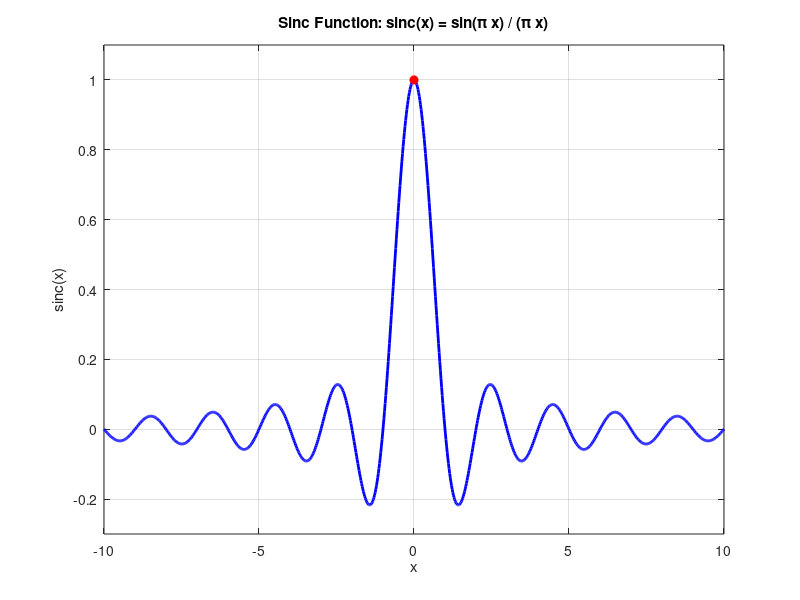

MATLAB code to generate this figure:
clc; clear; close all;

% x 값 설정
x = linspace(-10, 10, 1000); % -10부터 10까지 1000개의 점

% sinc 함수 정의
y = sinc(x); % MATLAB의 sinc 함수는 sin(πx)/(πx) 형태로 정의됨

% 그래프 그리기
figure;
plot(x, y, 'b', 'LineWidth', 2);
grid on;
xlabel('x');
ylabel('sinc(x)');
title('Sinc Function: sinc(x) = sin(\pi x) / (\pi x)');
ylim([-0.3, 1.1]); % y축 범위 설정

% 원점 강조
hold on;
plot(0, 1, 'ro', 'MarkerFaceColor', 'r'); % sinc(0) = 1인 점 표시
hold off;